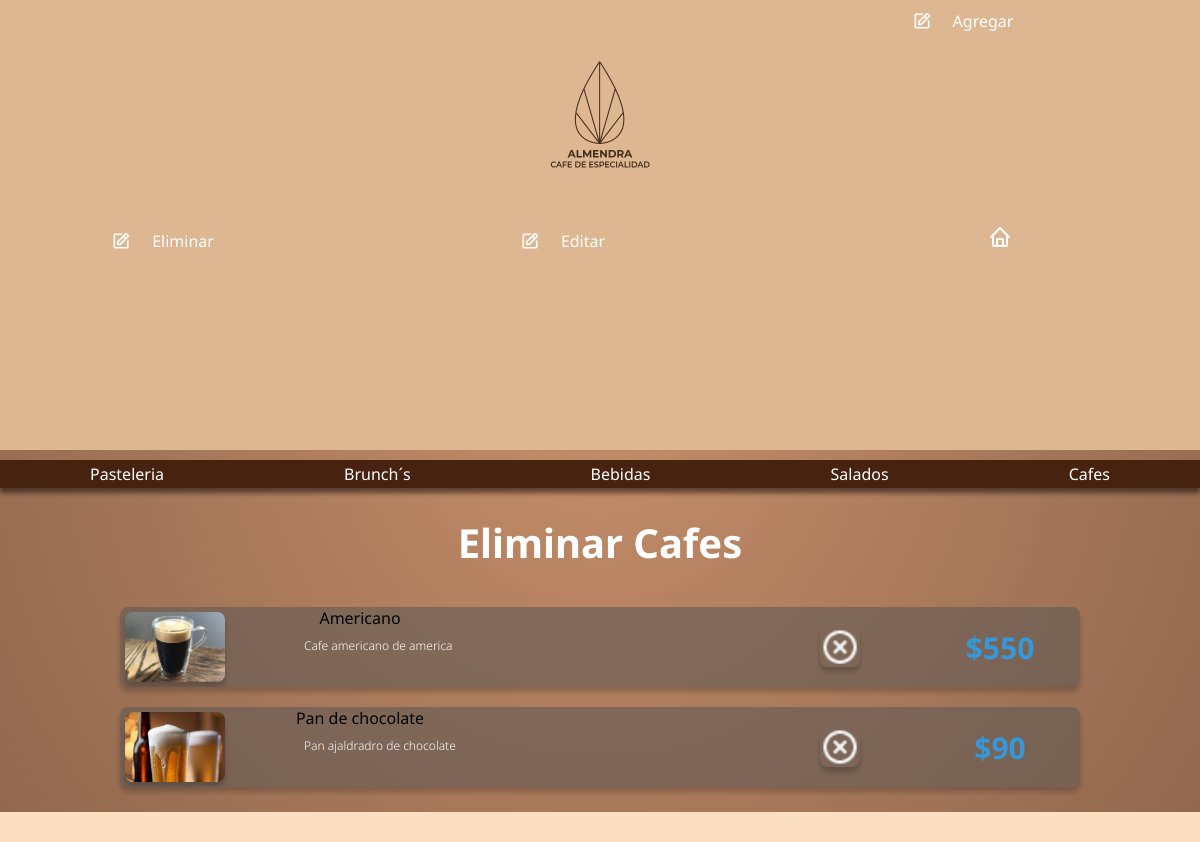
Before: /eliminar_cafes_template/ with the older database file.
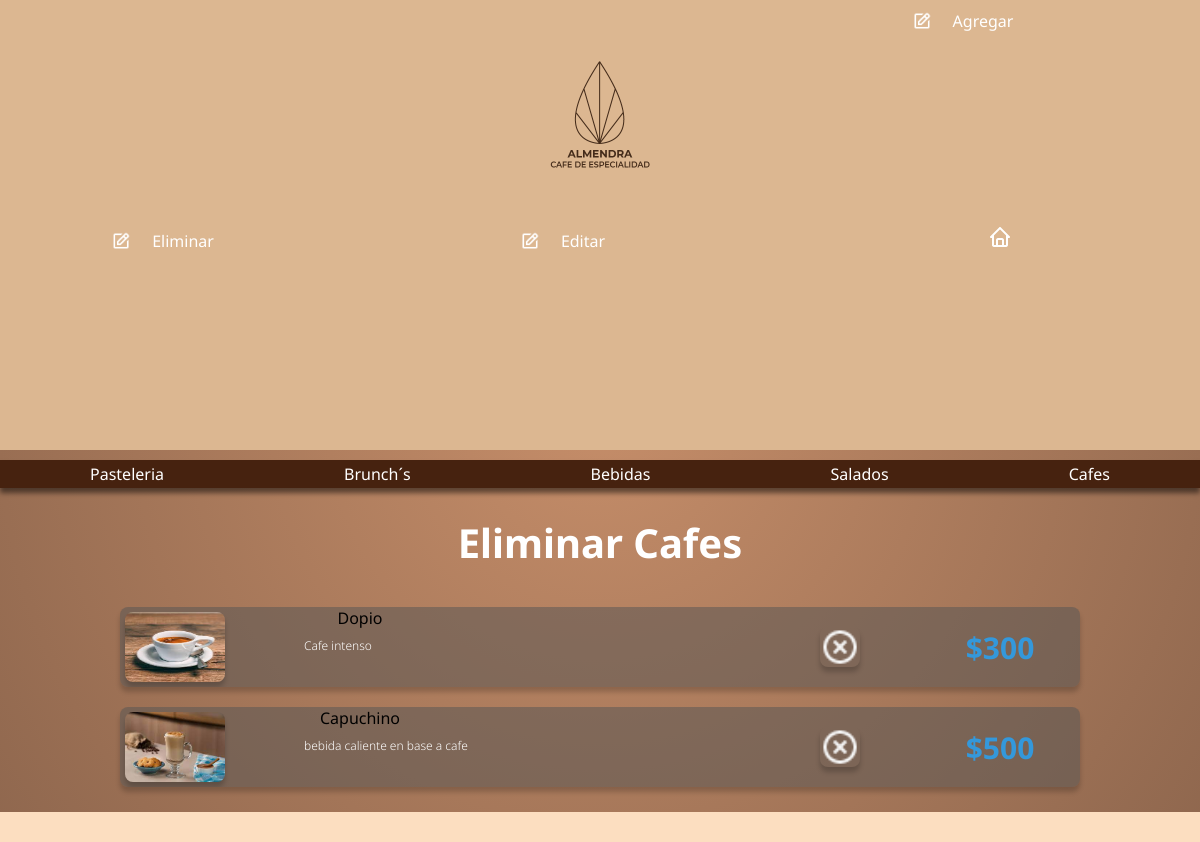
After: the same page with the newer database file.
### almendra_app/models.py (models this page shows)
class cafes_model(models.Model):
     imagen = models.ImageField(blank=True, null = True,upload_to='cafes/')
     titulo = models.CharField(max_length=42, blank = True, null = True)
     descripcion =  models.CharField(max_length=50, blank = True, null = True)
     informacion = RichTextUploadingField(max_length=184, blank = True, null = True)
     precio = models.CharField(max_length=50, blank = True, null = True)

### almendra_app/views.py (the view)
# urls.py: path('eliminar_cafes_template/', eliminar_cafes_template, name='eliminar_cafe_template'),
def eliminar_cafes_template(request):
    form_cafes= cafes_model.objects.all()
    return render (request,'almendra_app/opciones/cafes/eliminar_cafes_template.html',{'form_cafes':form_cafes})

### almendra_app/templates/almendra_app/opciones/cafes/eliminar_cafes_template.html (shortened to what this page needs)
<!DOCTYPE html>
<html lang="en">
<head>
    {% load static %}
    <link rel="stylesheet" href="{% static 'almendra_app/styles_opciones.css' %}">
</head>
<body>
    {% block header %}
    <header>
        <div class="div_logo">
            <img src="{% static 'almendra_app/img/logo.png' %}" class="logo" >
        </div>
        <div class="div_agregar">
            <nav class="nav_agregar">
                <ul class="list">
                    <li class="list_item list_item--click">
                        <div class="list_button list_button--click">
                            <img src="{% static 'almendra_app/icons/edit.png' %}" class="list_img" width="20">
                            <a href="#" class='nav_link'>Agregar</a>
                        </div>
                    </li>
                </ul>
            </nav>
        </div>
        <div class="div_eliminar">
            <nav class="nav_eliminar">
                <ul class="list">
                    <li class="list_item list_item--click">
                        <div class="list_button list_button--click">
                            <img src="{% static 'almendra_app/icons/edit.png' %}" class="list_img" width="20">
                            <a href="#" class='nav_link'>Eliminar</a>
                        </div>
                    </li>
                </ul>
            </nav>
        </div>
        <div class="div_editar">
            <nav class="nav_editar">
                <ul class="list">
                    <li class="list_item list_item--click">
                        <div class="list_button list_button--click">
                            <img src="{% static 'almendra_app/icons/edit.png' %}" class="list_img" width="20">
                            <a href="#" class='nav_link'>Editar</a>
                        </div>
                    </li>
                </ul>
            </nav>
        </div>
        <div class="home_icon_div">
        <a href="#"> <img class='home_icon' src="{% static 'almendra_app/icons/home.png' %}" alt=""></a>
         </div>
    </header>
    <section class="menu_horizontal">
        <div class="menu_container">
            <a href="">Pasteleria</a>
            <a href="{% url 'brunch' %}">Brunch´s</a>
            <a href="{% url 'bebidas' %}">Bebidas</a>
            <a href="{% url 'salados' %}">Salados</a>
            <a href="{% url 'cafes' %}"">Cafes</a>
        </div>
    </section>
    {% endblock %}
    <h1 class="titulo_cafes">Eliminar Cafes</h1>
    {% block cafes %}
    <section class="mid_cafes">
  {% for c in form_cafes %}
  <div class="container_cafes">
       <div class="targeta_cafes">
          <img src={{ c.imagen|safe }}
          <h4>{{ c.titulo|safe }}</h4>
          <p>{{ c.descripcion }}</p>
          <h3>{{ c.precio }}</h3>
        <a href="#" onclick = 'eliminarProducto_cafes({{ c.id }})'> <img class= 'delete'id= '{{ p.categoria }}' src="{% static 'almendra_app/icons/delete.png' %}" alt=""></a>
      </div>
  </div>
  {% endfor %}
</section>
{% endblock %}
 <footer>
 </footer>
</body>
</html>

### almendra_app/static/almendra_app/styles_opciones.css (style rules this page uses)
body { width: 100%; background-color: #C58D69; margin: 0%; text-align: center; font-family: 'Noto Sans', sans-serif; background: radial-gradient(circle at 50% 49%,rgba(197,141,105,1), rgb(143, 103, 78)) }
header { background-color: #dcb791; display: grid; grid-template-columns: repeat(3,1fr); padding: 5px 0px 5px 0px; }
.div_logo { grid-column: 2/3; display: flex; justify-content: center; align-items: center; }
.logo { width: 100px; }
.nav_link { color: #ffffff; display: block; padding: 5px; text-decoration: none; }
.list { width: 100%; height: 220px; display: flex; justify-content: flex-start; flex-direction: column; border-radius: 0 16px 16px 0; ; padding: 0px; margin: 0px; }
.list_item { list-style: none; width: 100%; text-align: start; overflow: hidden; }
.list_item--click { cursor: pointer; }
.list_button { display: flex; align-items: center; justify-content: center; gap: 1em; width: 70%; margin-left: 25px; }
.menu_container { background-color: #46220f; margin-top: 10px; height: 28px; display: flex; justify-content: space-around; align-items: center; box-shadow: 0 5px 5px rgba(0,0,0,0.5); }
.menu_container a { text-decoration: none; color: white; }
h1 { color: white; font-size: 40px; }
.mid_cafes { justify-content: center; display: grid; grid-template-rows: repeat(1,1fr); grid-template-columns: repeat(1,1fr); }
.mid_cafes a { display: contents; }
.container_cafes { width: 100%; max-width: 1200px; height: 100%; display: flex; flex-wrap: wrap; justify-content: center; margin: auto; }
.container_cafes .targeta_cafes { display: grid; grid-template-columns: repeat(6,1fr); grid-template-rows: repeat(3,20px); width: 80%; height: 80px; border-radius: 8px; box-shadow: 0 5px 5px rgba(0,0,0,0.2); overflow: hidden; margin: 10px; text-align: center; transition: all 0.25s; background-color: rgba(85, 85, 85, 0.5); }
.container_cafes .targeta_cafes img { grid-column: 1/2; grid-row: 1/2; width: 100px; height: 70px; margin-bottom: 5px; margin-top: 5px; margin-left: 5px; border-radius: 8px; box-shadow: 0 5px 5px rgba(0,0,0,0.2); overflow: hidden; display: flex; justify-content: center; align-items: center; }
.container_cafes .targeta_cafes p { display: flex; align-items: self-start; margin-left: 8px; margin-top: 10px; margin-bottom: 50px; padding: 0 1rem; font-size: 12px; font-weight: 300; color: rgb(255, 255, 255); grid-column: 2/5; grid-row: 2/3; }
.container_cafes .targeta_cafes h3 { grid-column: 6/7; grid-row: 2/3; font-weight: 500px; text-decoration: none; color: #3498db; font-size: 30px; margin: auto; }
.container_cafes .targeta_cafes .delete { grid-column: 5/6; grid-row: 2/4; margin: auto; width: 40px; height: 40px; }
footer { margin-top: 15px; background-color:#FCDEC0; height: 30px; }

Changed rows visible on the page:
removed cafes_model: imagen (picture), titulo "Americano", descripcion "Cafe americano de america", precio "$550"
changed cafes_model: imagen: a different picture; titulo "Pan de chocolate" → "Dopio"; descripcion "Pan ajaldradro de chocolate" → "Cafe intenso"; precio "$90" → "$300"
added cafes_model: imagen (picture), titulo "Capuchino", descripcion "bebida caliente en base a cafe", precio "$500"
